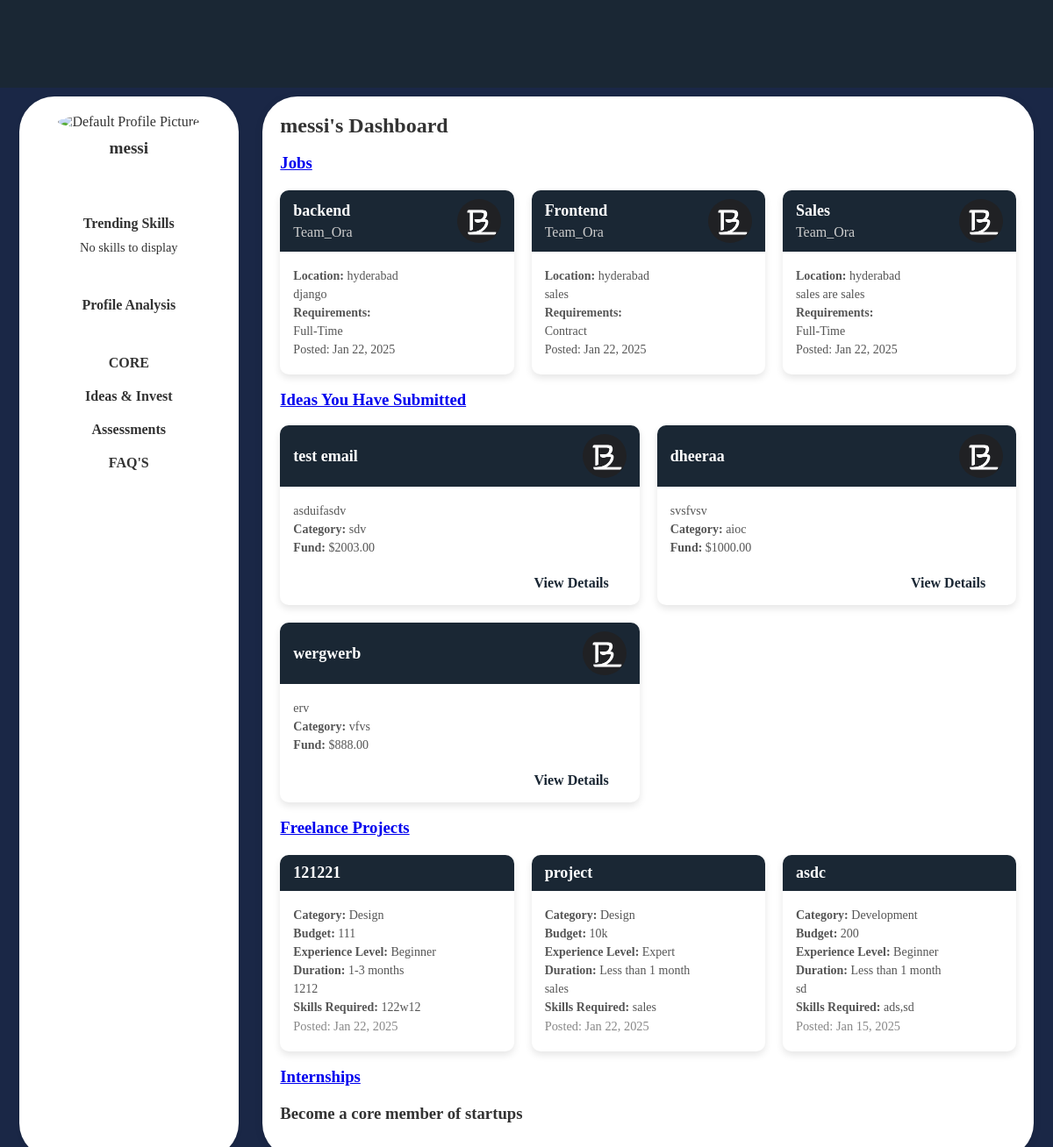
The page /individual/dashboard/ (signed in) on the database its author committed.
### users/models.py (models this page shows, shortened)
class CustomUser(AbstractUser):
    USER_TYPE_CHOICES = (
        ('individual', 'Individual'),
        ('company', 'Company'),
    )
    user_type = models.CharField(max_length=10, choices=USER_TYPE_CHOICES, default='company')
    company_name = models.CharField(max_length=255, null=True, blank=True)
    company_website = models.URLField(max_length=200, null=True, blank=True)
    industry = models.CharField(max_length=100, null=True, blank=True)
    company_size = models.CharField(max_length=20, null=True, blank=True)
    company_type = models.CharField(max_length=255, null=True, blank=True)
    designation = models.CharField(max_length=255, null=True, blank=True)
    phone_number = models.CharField(max_length=15, null=True, blank=True)
    bcommune_profile = models.URLField(null=True, blank=True)
    profile_picture = models.ImageField(upload_to='profile_pics/', blank=True, null=True)
    about_company = models.TextField(null=True, blank=True)  # About the Company
    founding_year = models.PositiveIntegerField(null=True, blank=True)  # Establishment Year
    headquarters = models.CharField(max_length=255, null=True, blank=True)  # Headquarters Location
    branches = models.TextField(null=True, blank=True)
    business_registration_number = models.CharField(max_length=100, null=True, blank=True)
    legal_structure = models.CharField(
        max_length=50,
        choices=[
            ('LLP', 'LLP'),
            ('Pvt Ltd', 'Private Limited'),
            ('Partnership', 'Partnership'),
            ('Sole Proprietorship', 'Sole Proprietorship'),
            ('Others', 'Others'),
        ],
        null=True,
        blank=True
    )
    core_services = models.TextField(null=True, blank=True)
    social_media_links = models.JSONField(default=dict, blank=True)  # Example: {"facebook": "", "linkedin": "", "twitter": ""}
    portfolio = models.TextField(null=True, blank=True)

class Job(models.Model):
    title = models.CharField(max_length=200)
    company = models.CharField(max_length=200)
    company_user = models.ForeignKey(get_user_model(), on_delete=models.CASCADE)
    location = models.CharField(max_length=200)
    description = models.TextField()
    requirements = models.CharField(max_length=200)
    salary = models.CharField(max_length=200, default="Not Specified")
    posted_date = models.DateTimeField(default=timezone.now)
    required_skills = models.TextField(help_text="Enter required skills separated by commas", default='')
    min_experience = models.PositiveIntegerField(default=0)
    required_qualification = models.CharField(max_length=50, default='bachelor',choices=[
        ('bachelor', 'Bachelors'),
        ('master', 'Masters'),
        ('phd', 'PhD'),
        ('diploma', 'Diploma'),
    ])

class Idea(models.Model):
    title = models.CharField(max_length=200)
    patent_number = models.CharField(max_length=100, blank=True, null=True)
    brief_description = models.TextField()
    application_number = models.CharField(max_length=100, blank=True, null=True)
    problem_statement = models.TextField()
    solution = models.TextField()
    visibility = models.CharField(max_length=10, choices=[('public', 'Public'), ('private', 'Private')])
    details = models.TextField(blank=True, null=True)
    fund = models.DecimalField(max_digits=10, decimal_places=2, blank=True, null=True)
    category = models.CharField(max_length=100)
    photo = models.ImageField(upload_to='idea_photos/', blank=True, null=True)
    video = models.FileField(upload_to='idea_videos/', blank=True, null=True)
    team_info = models.TextField(blank=True, null=True)
    created_at = models.DateTimeField(auto_now_add=True)
    email = models.EmailField(null=True, blank=True)

class FreelanceProject(models.Model):
    CATEGORY_CHOICES = [
        ('Development', 'Development'),
        ('Design', 'Design'),
        ('Marketing', 'Marketing'),
        ('Writing', 'Writing'),
        ('Data Entry', 'Data Entry'),
        ('Other', 'Other'),
    ]
    EXPERIENCE_LEVEL_CHOICES = [
        ('Beginner', 'Beginner'),
        ('Intermediate', 'Intermediate'),
        ('Expert', 'Expert'),
    ]
    PAYMENT_TERMS_CHOICES = [
        ('Milestone-based', 'Milestone-based'),
        ('Hourly', 'Hourly'),
        ('Fixed-price', 'Fixed-price'),
    ]
    DURATION_CHOICES = [
        ('Less than 1 month', 'Less than 1 month'),
        ('1-3 months', '1-3 months'),
    ]
    title = models.CharField(max_length=200)
    category = models.CharField(max_length=50, choices=CATEGORY_CHOICES)
    description = models.TextField()
    skills_required = models.TextField()  # Store as comma-separated values
    duration = models.CharField(max_length=50, choices=DURATION_CHOICES)
    budget = models.CharField(max_length=50)
    payment_terms = models.CharField(max_length=50, choices=PAYMENT_TERMS_CHOICES)
    experience_level = models.CharField(max_length=50, choices=EXPERIENCE_LEVEL_CHOICES)
    location_preference = models.CharField(max_length=200, blank=True, null=True)
    language_requirements = models.CharField(max_length=200, blank=True, null=True)
    attachments = models.FileField(upload_to='attachments/', blank=True, null=True)
    company_name = models.CharField(max_length=200)
    company_description = models.TextField()
    point_of_contact_name = models.CharField(max_length=100)
    point_of_contact_email = models.EmailField()
    point_of_contact_phone = models.CharField(max_length=15)
    user = models.ForeignKey(settings.AUTH_USER_MODEL, on_delete=models.CASCADE)
    created_at = models.DateTimeField(auto_now_add=True)

### users/views.py (the view)
# urls.py: path('individual/dashboard/', views.individual_dashboard, name='individual_dashboard'),
@login_required
def individual_dashboard(request):
    if request.user.user_type != 'individual':
        return redirect('individual_login')
    ideas = Idea.objects.all().order_by('-created_at')[:3]
    jobs = Job.objects.all().order_by('-posted_date')[:3]
    freelance_projects = FreelanceProject.objects.all().order_by('-created_at')[:3]
    return render(
        request,
        'individual_dashboard.html',
        {
            'ideas': ideas,
            'jobs': jobs,
            'freelance_projects': freelance_projects,
        }
    )

### users/templates/individual_dashboard.html (shortened to what this page needs)
<!DOCTYPE html>
{%load static%}
<html lang="en">
<head>
    <link rel="stylesheet" href="{% static 'css/common.css'%}">
</head>
<body>
    <div class="main-container">
        {% include 'sidebar.html' %}
        <div class="content">
            <h2>{{ user.get_full_name }}'s Dashboard</h2>
            <br>
            <section id="jobs">
                <a href="{% url 'individual_alljobs' %}"><h3>Jobs</h3></a>
                <div class="cards-container">
                    {% for job in jobs %}
                        <div class="job-card" onclick="window.location.href='{% url 'individual_alljobs' %}?job_id={{ job.id }}';" style="cursor: pointer;">
                            <div class="card-header">
                                <div>
                                    <h3>{{ job.title }}</h3>
                                    <p>{{ job.company }}</p>
                                </div>
                                <img src="{% static 'images/B.png' %}" alt="Logo">
                            </div>
                            <div class="card-body">
                                <p><strong>Location:</strong> {{ job.location }}</p>
                                <p>{{ job.description }}</p>
                                <p><strong>Requirements:</strong></p>
                                <p>{{ job.requirements }}</p>
                                <p class="posted-date">Posted: {{ job.posted_date|date:'M d, Y' }}</p>
                            </div>
                        </div>
                    {% empty %}
                        <p>No jobs available at the moment.</p>
                    {% endfor %}
                </div>
            </section>
            <br>
            <section id="ideas">
                <a href="#"><h3>Ideas You Have Submitted</h3></a>
                <br>
                <div class="idea-cards">
                    {% for idea in ideas %}
                        <div class="idea-card">
                            <div class="card-header">
                                <h3>{{ idea.title }}</h3>
                                <img src="{% static 'images/B.png' %}" alt="Logo">
                            </div>
                            <div class="card-body">
                                <p>{{ idea.brief_description|truncatechars:100 }}</p>
                                <div class="idea-meta">
                                    <p><strong>Category:</strong> {{ idea.category }}</p>
                                    <p><strong>Fund:</strong> ${{ idea.fund }}</p>
                                </div>
                                <div class="post-requirement">
                                    <a href="{% url 'idea_detail' idea.id %}" class="post-button" style="font-size: medium;">View Details</a>
                                </div>
                            </div>
                        </div>
                    {% empty %}
                        <p>No ideas available to display.</p>
                    {% endfor %}
                </div>
            </section>
            <br>
            <section id="freelance-projects">
                <a href="{% url 'all_freelance_projects' %}"><h3>Freelance Projects</h3></a>
                <div class="cards-container">
                    {% for project in freelance_projects %}
                        <div class="freelance-card" onclick="window.location.href='{% url 'all_freelance_projects' %}?project_id={{ project.id }}';" style="cursor: pointer;">
                            <div class="freelance-card-header">
                                <h4>{{ project.title }}</h4>
                            </div>
                            <div class="freelance-card-body">
                                <p><strong>Category:</strong> {{ project.category }}</p>
                                <p><strong>Budget:</strong> {{ project.budget }}</p>
                                <p><strong>Experience Level:</strong> {{ project.experience_level }}</p>
                                <p><strong>Duration:</strong> {{ project.duration }}</p>
                                <p>{{ project.description|truncatewords:20 }}</p>
                                <p><strong>Skills Required:</strong> {{ project.skills_required }}</p>
                                <p class="posted-date">Posted: {{ project.created_at|date:"M d, Y" }}</p>
                            </div>
                        </div>
                    {% empty %}
                        <p>No freelance projects available at the moment.</p>
                    {% endfor %}
                </div>
            </section>
            <br>
            <section id="internships">
                <a href="#"><h3>Internships</h3></a>
            </section>
            <section id="startups">
                <h3>Become a core member of startups</h3>
            </section>
        </div>
    </div>
</body>
</html>

### users/templates/sidebar.html
{% load static %}
<div class="sidebar">
    <div class="profile-section">
        {% if user.profile_picture %}
        <img src="{{ user.profile_picture.url }}" alt="User Photo" class="profile-pic">
        {% else %}
        <img src="{% static 'images/default-profile.png' %}" alt="Default Profile Picture" class="profile-pic">
        {% endif %}
        <h2>{{ user.get_full_name }}</h2>
    </div>
    <br><br>
    <h4>Trending Skills</h4>
    <ul>
        {% for skill in user.trending_skills.all %}
        <li>#{{ skill }}</li>
        {% empty %}
        <li>No skills to display</li>
        {% endfor %}
    </ul>
    <br>
    <h4>
        <a href="profileanalysis.html" style="text-decoration: none; color: inherit;">Profile Analysis</a>
    </h4>
    <br>
    <h4>
        <a href="core.html" style="text-decoration: none; color: inherit;">CORE</a>
    </h4>
    <h4>
        <a href="{% url 'ideasandinvest' %}" style="text-decoration: none; color: inherit;">Ideas & Invest</a>
    </h4>
    <h4>
        <a href="assessment.html" style="text-decoration: none; color: inherit;">Assessments</a>
    </h4>
    <h4>
        <a href="{% url 'faq' %}" style="text-decoration: none; color: inherit;">FAQ'S</a>
    </h4>
</div>

### static/css/common.css (style rules this page uses)
* { margin: 0; padding: 0; box-sizing: border-box; font-family:Cambria, Cochin, Georgia, Times, 'Times New Roman', serif; }
body { background-color: #1a2734; color: #333; font-family: Arial, sans-serif; min-height: 100vh; display: flex; flex-direction: column; margin: 0; }
.sidebar { background-color: white; padding: 20px; width: 250px; min-height: calc(100vh - 30px); margin-right: 0.2cm; border-radius: 40px; text-align: center; box-shadow: 0 2px 5px rgba(0, 0, 0, 0.1); flex-shrink: 0; margin-left: 1%; margin-bottom: 1%; }
.profile-pic { width: 190px; height: 200px; border-radius: 50%; margin-bottom: 10px; object-fit: cover; }
.sidebar h2 { font-size: 1.2rem; margin-bottom: 10px; }
.sidebar h4 { margin: 20px 0 10px; font-size: 1rem; }
.sidebar ul { list-style: none; padding: 0; }
.sidebar ul li { margin: 10px 0; font-size: 0.9rem; cursor: pointer; }
.main-container { display: flex; flex-wrap: wrap; justify-content: space-between; padding: 10px; background-color: #1a2746; margin-top: 100px; gap: 20px; }
.content { flex: 1; padding: 20px; background-color: white; border-radius: 40px; box-shadow: 0 2px 10px rgba(0, 0, 0, 0.1); margin-bottom: 1%; margin-right: 1%; }
.post-requirement { text-align: right; font-size: 1.2rem; margin-right: 20px; margin-top: 20px; }
.post-requirement a { color: #1a2734; text-decoration: none; font-weight: bold; }

### users/templates/individual_dashboard.html (style rules this page uses)
.idea-cards, .bid-cards, .top-cards { display: grid; grid-template-columns: repeat(auto-fit, minmax(300px, 1fr)); gap: 20px; }
.idea-card, .bid-card, .top-card, .job-card { background: #ffffff; border-radius: 10px; box-shadow: 0 4px 8px rgba(0, 0, 0, 0.1); overflow: hidden; transition: transform 0.3s ease, box-shadow 0.3s ease; }
.cards-container { display: grid; grid-template-columns: repeat(3, 1fr); gap: 20px; margin-top: 20px; }
.job-card .card-header { display: flex; justify-content: space-between; align-items: center; padding: 10px 15px; background-color: #1a2734; color: white; }
.job-card .card-header h3 { margin: 0; font-size: 18px; flex-grow: 1; }
.job-card .card-header p { margin-top: 5px; font-size: 16px; color: #ccc; }
.job-card .card-header img { width: 50px; height: 50px; object-fit: cover; border-radius: 50%; }
.idea-card .card-header { display: flex; justify-content: space-between; align-items: center; padding: 10px 15px; background-color: #1a2734; color: white; }
.idea-card .card-header h3 { margin: 0; font-size: 18px; }
.idea-card .card-header img { width: 50px; height: 50px; object-fit: cover; border-radius: 50%; }
.card-body { padding: 15px; }
.card-body p { margin: 5px 0; color: #555; font-size: 14px; }
.posted-date { font-size: 0.9em; color: #888; }
.freelance-card .freelance-card-header { padding: 10px 15px; background-color: #1a2734; color: white; font-size: 18px; font-weight: bold; }
.freelance-card .freelance-card-body { padding: 15px; }
.freelance-card .freelance-card-body p { margin: 5px 0; color: #555; font-size: 14px; }
.freelance-card .freelance-card-body .posted-date { font-size: 0.9em; color: #888; }
.freelance-card { background: #ffffff; border-radius: 10px; box-shadow: 0 4px 8px rgba(0, 0, 0, 0.1); overflow: hidden; transition: transform 0.3s ease, box-shadow 0.3s ease; }

### rows shown on the page
CustomUser: get_full_name "messi"
Job: title "backend", company "Team_Ora", location "hyderabad", description "django", requirements "Full-Time", posted_date "Jan 22, 2025"
Job: title "Frontend", company "Team_Ora", location "hyderabad", description "sales", requirements "Contract", posted_date "Jan 22, 2025"
Job: title "Sales", company "Team_Ora", location "hyderabad", description "sales are sales", requirements "Full-Time", posted_date "Jan 22, 2025"
Idea: title "test email", brief_description "asduifasdv", category "sdv", fund "2003.00"
Idea: title "dheeraa", brief_description "svsfvsv", category "aioc", fund "1000.00"
Idea: title "wergwerb", brief_description "erv", category "vfvs", fund "888.00"
FreelanceProject: title "121221", category "Design", budget "111", experience_level "Beginner", duration "1-3 months", description "1212", skills_required "122w12", created_at "Jan 22, 2025"
FreelanceProject: title "project", category "Design", budget "10k", experience_level "Expert", duration "Less than 1 month", description "sales", skills_required "sales", created_at "Jan 22, 2025"
FreelanceProject: title "asdc", category "Development", budget "200", experience_level "Beginner", duration "Less than 1 month", description "sd", skills_required "ads,sd", created_at "Jan 15, 2025"
